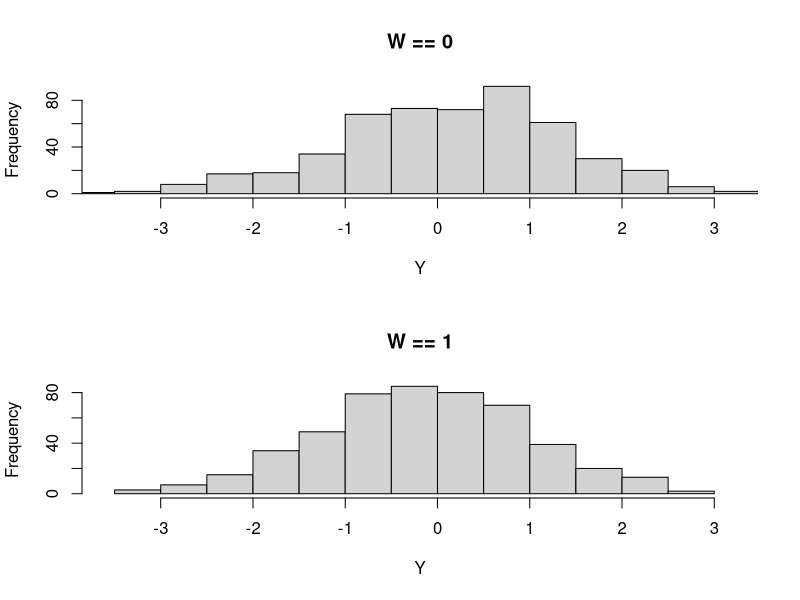

Reproduce this figure in R.
# Simulation: WA2018
# Wager, Athey (2018)
# Estimation and inference of heterogeneous treatment effects using random forests
# Journal of the American Statistical Association

# Overview ----------------------------------------------------------------



#### Design 1 ####

para_d1 = 2 # 5, 10, 15, 20, 30

para_N1 = 500 

# PS model, x = input variable (X1)
fn_e1 = function(x) {(1 + dbeta(x, shape1 = 2, shape2 = 4)) / 4}
# Main effect, x = input variable (X1)
fn_m1 = function(x) {2 * x - 1}

fn_tau1 = function(x) {0}

#### Design 2 ####

para_d2 = 2 # 3, 4, 5, 6, 8

para_N2 = 5000

fn_e2 = function(x) {0.5}
fn_m2 = function(x) {0}

# Treatment effect, x = input vector of length d
fn_tau2 = function(x) {
  (1 + 1 / (1 + exp(-20 * (x[1] - 1 / 3)))) * 
  (1 + 1 / (1 + exp(-20 * (x[2] - 1 / 3))))
} 

#### Design 3 ####

para_d3 = 2 # 3, 4, 5, 6, 8

para_N3 = 10000

fn_e3 = function(x) {0.5}
fn_m3 = function(x) {0}

# Treatment effect, x = input vector of length d
fn_tau3 = function(x) {
  (1 + 2 / (1 + exp(-12 * (x[1] - 1 / 2)))) * 
  (1 + 2 / (1 + exp(-12 * (x[2] - 1 / 2))))
} 

#### Design 4 #### (in appendix)

para_d4 = 6 # 12

para_N4 = 5000

fn_e4 = function(x) {0.5}
fn_m4 = function(x) {0}

# Treatment effect, x = input vector of length d
# q = number of covariates with signal, 2, 4, 6
fn_varsigma4 = function(x) {(1 / (1 + exp(-12 * (x - 0.5))) - 0.5)}
fn_tau4 = function(x, q) {sum(sapply(x[1:q], fn_varsigma4)) * 4 / q}

#### Get X, W, Y ####

fn_getX = function(design) {
  # Get X data (design = 1, 2, 3, 4)
  if (design == 1) {size = para_N1; para_d = para_d1
  } else if (design == 2) {size = para_N2; para_d = para_d2
  } else if (design == 3) {size = para_N3; para_d = para_d3
  } else if (design == 4) {size = para_N4; para_d = para_d4
  }
  dat_X = matrix(runif(size * para_d), ncol = para_d)
  return(dat_X)
}

fn_getW = function(dat_X, design) {
  if (design == 1) {fn_e = fn_e1
  } else if (design == 2) {fn_e = fn_e2
  } else if (design == 3) {fn_e = fn_e3
  } else if (design == 4) {fn_e = fn_e4
  }
  dat_W = rbinom(n = nrow(dat_X), size = 1, prob = apply(dat_X, 1, fn_e))
  return(dat_W)
}

fn_getY = function(dat_X, dat_W, design) {
  if (design == 1) {fn_e = fn_e1; fn_m = fn_m1; fn_tau = fn_tau1
  } else if (design == 2) {fn_e = fn_e2; fn_m = fn_m2; fn_tau = fn_tau2
  } else if (design == 3) {fn_e = fn_e3; fn_m = fn_m3; fn_tau = fn_tau3
  } else if (design == 4) {fn_e = fn_e4; fn_m = fn_m4; fn_tau = fn_tau4
  }
  dat_Y = apply(dat_X, 1, fn_m) + 
          0.5 * (2 * dat_W - 1) * apply(dat_X, 1, fn_tau) + 
          rnorm(nrow(dat_X), sd = 1)
}


# Get data ----------------------------------------------------------------

para_designID = 1
dat_X = fn_getX(design = para_designID)
dat_W = fn_getW(dat_X = dat_X, design = para_designID)
dat_Y = fn_getY(dat_X = dat_X, dat_W = dat_W, design = para_designID)
# Notes
# - The current code still requires the users to manually specify
#   para_d1, para_d2, para_d3, para_d4, para_N2.
# - The current code does not allow easy specification of q in Design 4.


# Visualization -----------------------------------------------------------

par(mfrow = c(2, 1))

xLim = range(dat_Y)
hist(dat_Y[dat_W == 0], xlab = 'Y', xlim = xLim, main = 'W == 0')
hist(dat_Y[dat_W == 1], xlab = 'Y', xlim = xLim, main = 'W == 1')

par(mfrow = c(1, 1))